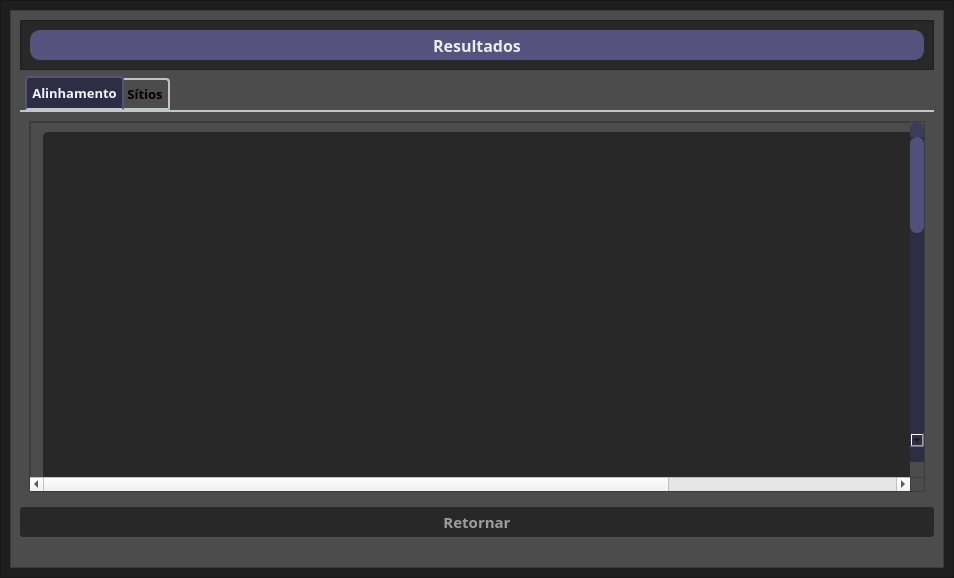
<?xml version="1.0" encoding="UTF-8"?>
<ui version="4.0">
 <class>ResultWindow</class>
 <widget class="QMainWindow" name="ResultWindow">
  <property name="geometry">
   <rect>
    <x>0</x>
    <y>0</y>
    <width>954</width>
    <height>578</height>
   </rect>
  </property>
  <property name="windowTitle">
   <string>MainWindow</string>
  </property>
  <widget class="QWidget" name="centralwidget">
   <layout class="QHBoxLayout" name="horizontalLayout_4">
    <property name="spacing">
     <number>0</number>
    </property>
    <property name="leftMargin">
     <number>0</number>
    </property>
    <property name="topMargin">
     <number>0</number>
    </property>
    <property name="rightMargin">
     <number>0</number>
    </property>
    <property name="bottomMargin">
     <number>0</number>
    </property>
    <item>
     <widget class="QFrame" name="frame">
      <property name="styleSheet">
       <string notr="true">QFrame{
background-color: rgb(30, 30, 30);
}</string>
      </property>
      <property name="frameShape">
       <enum>QFrame::StyledPanel</enum>
      </property>
      <property name="frameShadow">
       <enum>QFrame::Raised</enum>
      </property>
      <layout class="QGridLayout" name="gridLayout">
       <item row="0" column="0">
        <widget class="QFrame" name="frame_2">
         <property name="minimumSize">
          <size>
           <width>500</width>
           <height>500</height>
          </size>
         </property>
         <property name="maximumSize">
          <size>
           <width>1200</width>
           <height>700</height>
          </size>
         </property>
         <property name="styleSheet">
          <string notr="true">QFrame{
background-color: rgb(76,76,76);
}</string>
         </property>
         <property name="frameShape">
          <enum>QFrame::StyledPanel</enum>
         </property>
         <property name="frameShadow">
          <enum>QFrame::Raised</enum>
         </property>
         <layout class="QVBoxLayout" name="verticalLayout_2">
          <property name="bottomMargin">
           <number>30</number>
          </property>
          <item>
           <widget class="QFrame" name="frame_3">
            <property name="minimumSize">
             <size>
              <width>0</width>
              <height>50</height>
             </size>
            </property>
            <property name="styleSheet">
             <string notr="true">QFrame{
	background-color: rgb(40, 40, 40);
}</string>
            </property>
            <property name="frameShape">
             <enum>QFrame::StyledPanel</enum>
            </property>
            <property name="frameShadow">
             <enum>QFrame::Raised</enum>
            </property>
            <layout class="QGridLayout" name="gridLayout_3">
             <item row="0" column="0">
              <widget class="QLabel" name="searchLabel_2">
               <property name="maximumSize">
                <size>
                 <width>1000</width>
                 <height>30</height>
                </size>
               </property>
               <property name="font">
                <font>
                 <family>Bahnschrift SemiBold</family>
                 <pointsize>12</pointsize>
                 <weight>75</weight>
                 <bold>true</bold>
                </font>
               </property>
               <property name="styleSheet">
                <string notr="true">QLabel{
	color:rgb(235, 235, 235);
	background-color: rgb(85, 82, 125);
	border-radius: 10px;
}</string>
               </property>
               <property name="text">
                <string>Resultados</string>
               </property>
               <property name="alignment">
                <set>Qt::AlignCenter</set>
               </property>
              </widget>
             </item>
            </layout>
           </widget>
          </item>
          <item>
           <widget class="QTabWidget" name="tabWidget">
            <property name="font">
             <font>
              <family>Bahnschrift SemiBold</family>
              <pointsize>10</pointsize>
              <weight>75</weight>
              <bold>true</bold>
             </font>
            </property>
            <property name="styleSheet">
             <string notr="true">QTabWidget::pane { /* The tab widget frame */
    border-top: 2px solid #C2C7CB;
}

QTabWidget::tab-bar {
    left: 5px; /* move to the right by 5px */
}

/* Style the tab using the tab sub-control. Note that
    it reads QTabBar _not_ QTabWidget */
QTabBar::tab {
    background: qlineargradient(x1: 0, y1: 0, x2: 0, y2: 1,
                                stop: 0 #E1E1E1, stop: 0.4 #DDDDDD,
                                stop: 0.5 #D8D8D8, stop: 1.0 #D3D3D3);
    border: 2px solid #C4C4C3;
    border-bottom-color: #C2C7CB; /* same as the pane color */
    border-top-left-radius: 4px;
    border-top-right-radius: 4px;
    min-width: 30ex;
    padding: 5px;
}

QTabBar::tab:selected, QTabBar::tab:hover {
    background: qlineargradient(x1: 0, y1: 0, x2: 0, y2: 1,
                                stop: 0 #fafafa, stop: 0.4 #f4f4f4,
                                stop: 0.5 #e7e7e7, stop: 1.0 #fafafa);
}

QTabBar::tab:selected {
	font: 63 11pt &quot;Bahnschrift SemiBold&quot;;
	background-color: rgb(45, 45, 68);
	color: rgb(243, 242, 255);
    border-color: rgb(85, 82, 125);
    border-bottom-color: #C2C7CB; /* same as pane color */
}

QTabBar::tab:!selected {
    margin-top: 2px; /* make non-selected tabs look smaller */
}

/* make use of negative margins for overlapping tabs */
QTabBar::tab:selected {
    /* expand/overlap to the left and right by 4px */
    margin-left: -4px;
    margin-right: -4px;
}

QTabBar::tab:first:selected {
    margin-left: 0; /* the first selected tab has nothing to overlap with on the left */
}

QTabBar::tab:last:selected {
    margin-right: 0; /* the last selected tab has nothing to overlap with on the right */
}

QTabBar::tab:only-one {
    margin: 0; /* if there is only one tab, we don't want overlapping margins */
}</string>
            </property>
            <property name="currentIndex">
             <number>0</number>
            </property>
            <widget class="QWidget" name="alignmentTab">
             <attribute name="title">
              <string>Alinhamento</string>
             </attribute>
             <layout class="QGridLayout" name="gridLayout_2">
              <property name="leftMargin">
               <number>9</number>
              </property>
              <property name="topMargin">
               <number>9</number>
              </property>
              <property name="rightMargin">
               <number>9</number>
              </property>
              <property name="bottomMargin">
               <number>9</number>
              </property>
              <item row="0" column="0">
               <widget class="QScrollArea" name="alignmentScrollArea">
                <property name="styleSheet">
                 <string notr="true">QScrollBar:vertical {
	border: none;
    background: rgb(45, 45, 68);
    width: 14px;
    margin: 15px 0 15px 0;
	border-radius: 0px;
 }

/*  HANDLE BAR VERTICAL */
QScrollBar::handle:vertical {	
	background-color: rgb(80, 80, 122);
	min-height: 30px;
	border-radius: 7px;
}
QScrollBar::handle:vertical:hover{	
	background-color: rgb(255, 0, 127);
}
QScrollBar::handle:vertical:pressed {	
	background-color: rgb(185, 0, 92);
}

/* BTN TOP - SCROLLBAR */
QScrollBar::sub-line:vertical {
	border: none;
	background-color: rgb(59, 59, 90);
	height: 15px;
	border-top-left-radius: 7px;
	border-top-right-radius: 7px;
	subcontrol-position: top;
	subcontrol-origin: margin;
}
QScrollBar::sub-line:vertical:hover {	
	background-color: rgb(255, 0, 127);
}
QScrollBar::sub-line:vertical:pressed {	
	background-color: rgb(185, 0, 92);
}

/* BTN BOTTOM - SCROLLBAR */
QScrollBar::add-line:horizontal {
	border: none;
	background-color: rgb(59, 59, 90);
	height: 15px;
	border-bottom-left-radius: 7px;
	border-bottom-right-radius: 7px;
	subcontrol-position: bottom;
	subcontrol-origin: margin;
}
QScrollBar::add-line:vertical:hover {	
	background-color: rgb(255, 0, 127);
}
QScrollBar::add-line:vertical:pressed {	
	background-color: rgb(185, 0, 92);
}

/* RESET ARROW */
QScrollBar::up-arrow:vertical, QScrollBar::down-arrow:vertical {
	background: none;
}
QScrollBar::add-page:vertical, QScrollBar::sub-page:vertical {
	background: none;
}
</string>
                </property>
                <property name="widgetResizable">
                 <bool>true</bool>
                </property>
                <widget class="QWidget" name="alignmentScrollAreaWidgetContents">
                 <property name="geometry">
                  <rect>
                   <x>0</x>
                   <y>0</y>
                   <width>1200</width>
                   <height>1200</height>
                  </rect>
                 </property>
                 <layout class="QHBoxLayout" name="horizontalLayout">
                  <property name="spacing">
                   <number>0</number>
                  </property>
                  <property name="leftMargin">
                   <number>0</number>
                  </property>
                  <property name="topMargin">
                   <number>0</number>
                  </property>
                  <property name="rightMargin">
                   <number>0</number>
                  </property>
                  <property name="bottomMargin">
                   <number>0</number>
                  </property>
                  <item>
                   <widget class="QFrame" name="alignmentScrollFrame">
                    <property name="minimumSize">
                     <size>
                      <width>1200</width>
                      <height>1200</height>
                     </size>
                    </property>
                    <property name="frameShape">
                     <enum>QFrame::StyledPanel</enum>
                    </property>
                    <property name="frameShadow">
                     <enum>QFrame::Raised</enum>
                    </property>
                    <layout class="QVBoxLayout" name="verticalLayout_3">
                     <property name="leftMargin">
                      <number>12</number>
                     </property>
                     <property name="topMargin">
                      <number>9</number>
                     </property>
                     <property name="rightMargin">
                      <number>9</number>
                     </property>
                     <property name="bottomMargin">
                      <number>9</number>
                     </property>
                     <item>
                      <widget class="QLabel" name="alignmentResultLabel">
                       <property name="font">
                        <font>
                         <family>Consolas</family>
                         <pointsize>11</pointsize>
                         <weight>7</weight>
                         <italic>false</italic>
                         <bold>false</bold>
                        </font>
                       </property>
                       <property name="styleSheet">
                        <string notr="true">/* Result Label */
QLabel{
	color: rgb(255, 255, 255);
	background-color: rgb(40, 40, 40);
	border-radius: 5px;
}</string>
                       </property>
                       <property name="text">
                        <string/>
                       </property>
                       <property name="alignment">
                        <set>Qt::AlignLeading|Qt::AlignLeft|Qt::AlignTop</set>
                       </property>
                      </widget>
                     </item>
                    </layout>
                   </widget>
                  </item>
                 </layout>
                </widget>
               </widget>
              </item>
             </layout>
            </widget>
            <widget class="QWidget" name="sitesTab">
             <attribute name="title">
              <string>Sítios</string>
             </attribute>
             <layout class="QHBoxLayout" name="horizontalLayout_2">
              <item>
               <widget class="QScrollArea" name="sitesScrollArea">
                <property name="styleSheet">
                 <string notr="true">QScrollBar:vertical {
	border: none;
    background: rgb(45, 45, 68);
    width: 14px;
    margin: 15px 0 15px 0;
	border-radius: 0px;
 }

/*  HANDLE BAR VERTICAL */
QScrollBar::handle:vertical {	
	background-color: rgb(80, 80, 122);
	min-height: 30px;
	border-radius: 7px;
}
QScrollBar::handle:vertical:hover{	
	background-color: rgb(255, 0, 127);
}
QScrollBar::handle:vertical:pressed {	
	background-color: rgb(185, 0, 92);
}

/* BTN TOP - SCROLLBAR */
QScrollBar::sub-line:vertical {
	border: none;
	background-color: rgb(59, 59, 90);
	height: 15px;
	border-top-left-radius: 7px;
	border-top-right-radius: 7px;
	subcontrol-position: top;
	subcontrol-origin: margin;
}
QScrollBar::sub-line:vertical:hover {	
	background-color: rgb(255, 0, 127);
}
QScrollBar::sub-line:vertical:pressed {	
	background-color: rgb(185, 0, 92);
}

/* BTN BOTTOM - SCROLLBAR */
QScrollBar::add-line:horizontal {
	border: none;
	background-color: rgb(59, 59, 90);
	height: 15px;
	border-bottom-left-radius: 7px;
	border-bottom-right-radius: 7px;
	subcontrol-position: bottom;
	subcontrol-origin: margin;
}
QScrollBar::add-line:vertical:hover {	
	background-color: rgb(255, 0, 127);
}
QScrollBar::add-line:vertical:pressed {	
	background-color: rgb(185, 0, 92);
}

/* RESET ARROW */
QScrollBar::up-arrow:vertical, QScrollBar::down-arrow:vertical {
	background: none;
}
QScrollBar::add-page:vertical, QScrollBar::sub-page:vertical {
	background: none;
}
</string>
                </property>
                <property name="widgetResizable">
                 <bool>true</bool>
                </property>
                <widget class="QWidget" name="sitesScrollAreaWidgetContents">
                 <property name="geometry">
                  <rect>
                   <x>0</x>
                   <y>0</y>
                   <width>10000</width>
                   <height>1200</height>
                  </rect>
                 </property>
                 <layout class="QHBoxLayout" name="horizontalLayout_3">
                  <property name="leftMargin">
                   <number>0</number>
                  </property>
                  <property name="topMargin">
                   <number>0</number>
                  </property>
                  <property name="rightMargin">
                   <number>0</number>
                  </property>
                  <property name="bottomMargin">
                   <number>0</number>
                  </property>
                  <item>
                   <widget class="QFrame" name="sitesFrame">
                    <property name="minimumSize">
                     <size>
                      <width>10000</width>
                      <height>1200</height>
                     </size>
                    </property>
                    <property name="frameShape">
                     <enum>QFrame::StyledPanel</enum>
                    </property>
                    <property name="frameShadow">
                     <enum>QFrame::Raised</enum>
                    </property>
                    <layout class="QVBoxLayout" name="verticalLayout_4">
                     <property name="leftMargin">
                      <number>12</number>
                     </property>
                     <property name="topMargin">
                      <number>9</number>
                     </property>
                     <property name="rightMargin">
                      <number>9</number>
                     </property>
                     <property name="bottomMargin">
                      <number>9</number>
                     </property>
                     <item>
                      <widget class="QLabel" name="sitesResultLabel">
                       <property name="font">
                        <font>
                         <pointsize>11</pointsize>
                        </font>
                       </property>
                       <property name="styleSheet">
                        <string notr="true">QLabel{
	color: rgb(255, 255, 255);
	background-color: rgb(40, 40, 40);
	border-radius: 5px;
}</string>
                       </property>
                       <property name="text">
                        <string/>
                       </property>
                       <property name="alignment">
                        <set>Qt::AlignLeading|Qt::AlignLeft|Qt::AlignTop</set>
                       </property>
                      </widget>
                     </item>
                    </layout>
                   </widget>
                  </item>
                 </layout>
                </widget>
               </widget>
              </item>
             </layout>
            </widget>
           </widget>
          </item>
          <item>
           <widget class="QPushButton" name="returnButton">
            <property name="minimumSize">
             <size>
              <width>100</width>
              <height>30</height>
             </size>
            </property>
            <property name="maximumSize">
             <size>
              <width>16777215</width>
              <height>16777215</height>
             </size>
            </property>
            <property name="font">
             <font>
              <family>Bahnschrift SemiBold</family>
              <pointsize>11</pointsize>
              <weight>75</weight>
              <bold>true</bold>
             </font>
            </property>
            <property name="styleSheet">
             <string notr="true">QPushButton{
	border-radius: 3px;
	background-color: rgb(40, 40, 40);
	color: rgb(157, 157, 157);
}

QPushButton:hover{
	border: 3px solid rgb(90,90,90);
	border-radius: 3px;
	background-color: rgb(80,80,80);
	color: rgb(33, 33, 33);
}

QPushButton:focus{
	background-color: rgb(255, 245, 140);
	border-radius: 3px;
	color: rgb(33, 33, 33);
}
</string>
            </property>
            <property name="text">
             <string>Retornar</string>
            </property>
           </widget>
          </item>
         </layout>
        </widget>
       </item>
      </layout>
     </widget>
    </item>
   </layout>
  </widget>
 </widget>
 <resources/>
 <connections/>
</ui>
